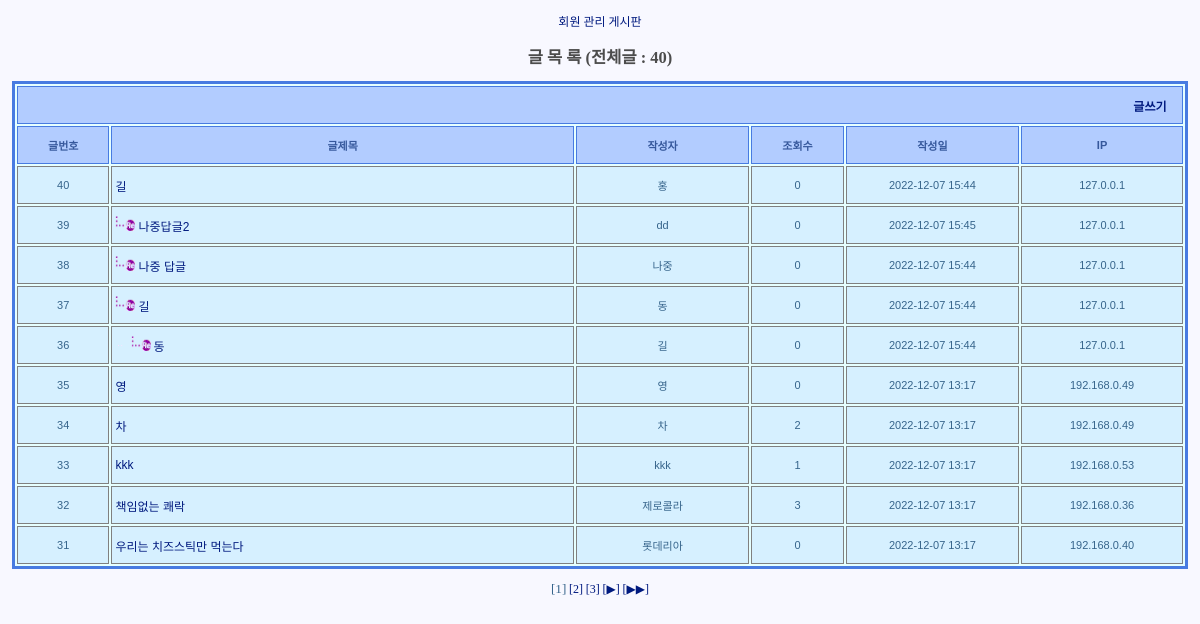
Page /board/list on the committed database.
### board/models.py (models this page shows)
class Board(models.Model):
    num = models.AutoField(verbose_name="글번호", primary_key=True)
    writer = models.CharField(verbose_name="작성자", null=False, max_length=50)
    subject = models.CharField(verbose_name="글제목", null=False, max_length=300)
    passwd = models.CharField(verbose_name="비밀번호", null=False, max_length=30)
    content = models.TextField(verbose_name="글내용", null=False)
    readcount = models.IntegerField(verbose_name="조회수", default=0)
    ref = models.IntegerField(verbose_name="그룹화아이디")
    restep = models.IntegerField(verbose_name="글순서")
    relevel = models.IntegerField(verbose_name="글레벨")
    regdate = models.DateTimeField(verbose_name="작성일", auto_now_add=True, blank=True)
    ip = models.CharField(verbose_name="아이피", max_length=30)

### board/views.py (the view)
# urls.py: path("list", views.ListView.as_view(), name="list"),
class ListView(View):
    def get(self, request):
        template = loader.get_template("list.html")
        count = Board.objects.all().count()
        pagenum = request.GET.get("pagenum")    # get()은 null이 넘어와도 오류 x
        pagesize = 10       # 원래 변경 가능한 변수는 setting에서 선언해서 import해서 사용하는게 맞다
        pageblock = 3       # 원래는 10
        if not pagenum :
            pagenum = "1"
        pagenum = int(pagenum)
        start = (pagenum -1) * pagesize     # (5 -1) * 10 + 1    41
        end = start + pagesize              # 41 + 10 -1         50
        if end > count :
            end = count
        dtos =  Board.objects.order_by("-ref", "restep")[start:end]
        number = count - (pagenum -1) * int(pagesize)
        pagecount = count // int(pagesize)  # 글 갯수 51 // 10    5
        if count % int(pagesize) > 0 :
            pagecount += 1                  # 6
        startpage = pagenum // int(pageblock) * int(pageblock) + 1
        if pagenum % pageblock == 0 :
            startpage -= pageblock
        endpage = startpage + pageblock -1
        if endpage > pagecount :
            endpage = pagecount
        pages = range(startpage, endpage+1)
        context = {
            "count" : count,
            "dtos" : dtos,
            "number" : number,
            "pagenum" : pagenum,
            "pagecount" : pagecount,
            "startpage" : startpage,
            "endpage" : endpage,
            "pages" : pages,
            "pageblock" : pageblock,
            }
        return HttpResponse(template.render(context, request))

### board/templates/list.html (shortened to what this page needs)
{% extends "base_board.html" %}
{% load mathfilters %}
{% load static %}
{% block title %}
	<h2> 글 목 록 (전체글 : {{count}})</h2>
{% endblock %}
{% block content %}
	<table>
		<tr>
			<th colspan="6" style="text-align:right">
				<a href="{% url 'board:bwrite'%}"> 글쓰기 </a>&nbsp;&nbsp;&nbsp;
			</th>
		</tr>
		<tr>
			<th style="width:8%"> 글번호 </th>
			<th style="width:40%"> 글제목 </th>
			<th style="width:15%"> 작성자 </th>
			<th style="width:8%"> 조회수 </th>
			<th style="width:15%"> 작성일</th>
			<th style="width:15%"> IP </th>
		</tr>
		{% if count == 0 %}
			<tr>
				<td colspan="6" style="text-align:center">
					게시판에 글이 없습니다. 글쓰기를 눌러 주세요.
				</td>
			</tr>
		{% else %}
			{% for dto in dtos %}
				<tr>
					<td style="text-align:center">
						{{number|sub:forloop.counter0}}
					</td>
					<td>
						{% if dto.relevel > 1 %}
							<img src="{% static 'images/level.gif'%}" border=0 height="15"
								width="{{dto.relevel|mul:6}}">
						{% endif%}
						{% if dto.relevel > 0 %}
							<img src="{% static 'images/re.gif' %}" border="0" width="20" height="15">
						{% endif %}
						<a href="detail?num={{dto.num}}&pagenum={{pagenum}}&number={{number|sub:forloop.counter0}}">
							{{dto.subject}}
						</a>
					</td>
					<td style="text-align:center">
						{{dto.writer}}
					</td>
					<td style="text-align:center">
						{{dto.readcount}}
					</td>
					<td style="text-align:center">
						{{dto.regdate|date:"Y-m-d H:i"}}
					</td>
					<td style="text-align:center">
						{{dto.ip}}
					</td>
				</tr>
			{% endfor %}
		{% endif %}
	</table>
	<br>
	{% for i in pages %}
		{% if i == pagenum %}
			<span>[{{i}}]</span>
		{% else %}
			<a href="list?pagenum={{i}}">[{{i}}]</a>
		{% endif %}
	{% endfor %}
	{% if pagecount > endpage %}
		<a href="list?pagenum={{startpage|add:pageblock}}">[▶]</a>
		<a href="list?pagenum={{pagecount}}">[▶▶]</a>
	{% endif %}
{% endblock %}

### board/templates/base_board.html (shortened to what this page needs)
{% load static %}
<!DOCTYPE html>
<html>
<head>
	<link type="text/css" rel="stylesheet" href="{% static 'css/style_board.css'%}">
</head>
<body>
	{% block header %}
		<div id="header">
			<a href="/member/main"> 회원 관리 </a>
			<a href="/board/list"> 게시판 </a>
		</div>
	{% endblock%}
	{% block title %}{% endblock %}
{% block content %}{% endblock %}
</body>
</html>

### board/static/css/style_board.css (style rules this page uses)
h1,h2,h3,h4,h5,h6 { color: #4C4C4C; }
a { text-decoration: none; font-size:12px; color : #001A7F; }
body { text-align: center; background-color : #F8F8FF; font-size:11px; font-family:verdana; color: #696969; padding:4px; }
table { text-align: left; border: 3px solid #487BE1; background-color: #E6FFFF; font-family: Arial, Helvetica, sans-serif; font-size:12px; margin: auto; }
th { text-align: center; background-color: #B2CCFF; color : #36589C; font-size : 11px; border : 1px solid #487BE1; margin : 0px; padding : 3px; height: 30px; width: 100px; }
td { background-color: #D6F0FF; color : #36648B; font-size : 11px; border : 1px solid gray; margin : 0px; padding : 3px; height: 30px; width: 300px; }
span { color : #36648B; font-size : 1.2em; }

### rows in the picture
Board: counter0 "40", subject "길", writer "홍", readcount "0", regdate "2022-12-07 15:44", ip "127.0.0.1"
Board: counter0 "39", subject "나중답글2", writer "dd", readcount "0", regdate "2022-12-07 15:45", ip "127.0.0.1"
Board: counter0 "38", subject "나중 답글", writer "나중", readcount "0", regdate "2022-12-07 15:44", ip "127.0.0.1"
Board: num "37", subject "길", writer "동", readcount "0", regdate "2022-12-07 15:44", ip "127.0.0.1"
Board: ref "36", subject "동", writer "길", readcount "0", regdate "2022-12-07 15:44", ip "127.0.0.1"
Board: counter0 "35", subject "영", writer "영", readcount "0", regdate "2022-12-07 13:17", ip "192.168.0.49"
Board: counter0 "34", subject "차", writer "차", readcount "2", regdate "2022-12-07 13:17", ip "192.168.0.49"
Board: counter0 "33", subject "kkk", writer "kkk", readcount "1", regdate "2022-12-07 13:17", ip "192.168.0.53"
Board: counter0 "32", subject "책임없는 쾌락", writer "제로콜라", readcount "3", regdate "2022-12-07 13:17", ip "192.168.0.36"
Board: counter0 "31", subject "우리는 치즈스틱만 먹는다", writer "롯데리아", readcount "0", regdate "2022-12-07 13:17", ip "192.168.0.40"

### other values in the picture
{{ count }} "40"
{{ i }} "1"
{{ i }} "2" "3"
